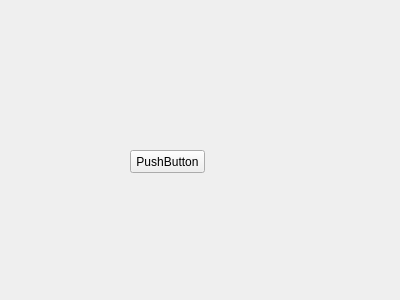
<?xml version="1.0" encoding="UTF-8"?>
<ui version="4.0">
 <class>Widget</class>
 <widget class="QWidget" name="Widget">
  <property name="geometry">
   <rect>
    <x>0</x>
    <y>0</y>
    <width>400</width>
    <height>300</height>
   </rect>
  </property>
  <property name="windowTitle">
   <string>Widget</string>
  </property>
  <widget class="QPushButton" name="pushButton">
   <property name="geometry">
    <rect>
     <x>130</x>
     <y>150</y>
     <width>75</width>
     <height>23</height>
    </rect>
   </property>
   <property name="text">
    <string>PushButton</string>
   </property>
  </widget>
 </widget>
 <layoutdefault spacing="6" margin="11"/>
 <resources/>
 <connections/>
</ui>
